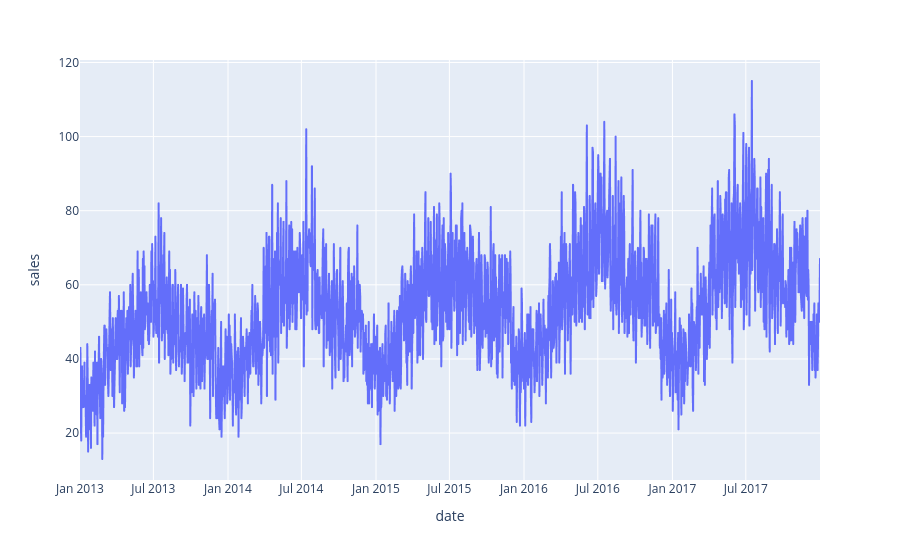

The notebook cell this image was saved under:
### Code cell
# Item : 2 & Store 1
df_2_1 = train_df.loc[(train_df['item'] == 2) & (train_df['store'] == 1)].sort_values('date', ascending=True)
print(f"Min date : {df_2_1['date'].min()}, Max date: {df_2_1['date'].max()}")

px.line(df_2_1, x='date', y='sales')

### Figure 1 — Plotly figure (JSON) as saved in the notebook; plotly's stock layout.template omitted (floating-point values rounded to 4 significant figures; data arrays with more than 128 entries replaced by an {"elided": "..."} marker saying what was removed)
{"data": [{"hovertemplate": "date=%{x}<br>sales=%{y}<extra></extra>", "legendgroup": "", "line": {"color": "#636efa", "dash": "solid"}, "marker": {"symbol": "circle"}, "mode": "lines", "name": "", "showlegend": false, "type": "scattergl", "x": {"elided": "1826 str values"}, "xaxis": "x", "y": {"elided": "1826 int values"}, "yaxis": "y"}], "layout": {"legend": {"tracegroupgap": 0}, "margin": {"t": 60}, "xaxis": {"anchor": "y", "domain": [0, 1], "title": {"text": "date"}}, "yaxis": {"anchor": "x", "domain": [0, 1], "title": {"text": "sales"}}}}
